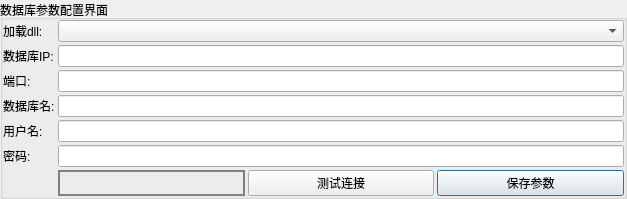
<?xml version="1.0" encoding="UTF-8"?>
<ui version="4.0">
 <class>YtSqlSetting</class>
 <widget class="QDialog" name="YtSqlSetting">
  <property name="geometry">
   <rect>
    <x>0</x>
    <y>0</y>
    <width>627</width>
    <height>191</height>
   </rect>
  </property>
  <property name="windowTitle">
   <string>Dialog</string>
  </property>
  <layout class="QGridLayout" name="gridLayout">
   <property name="leftMargin">
    <number>0</number>
   </property>
   <property name="topMargin">
    <number>0</number>
   </property>
   <property name="rightMargin">
    <number>0</number>
   </property>
   <property name="bottomMargin">
    <number>0</number>
   </property>
   <property name="spacing">
    <number>3</number>
   </property>
   <item row="0" column="0">
    <widget class="QGroupBox" name="groupBox">
     <property name="title">
      <string>数据库参数配置界面</string>
     </property>
     <layout class="QGridLayout" name="gridLayout_2" columnstretch="0,1,1,1">
      <property name="leftMargin">
       <number>0</number>
      </property>
      <property name="topMargin">
       <number>0</number>
      </property>
      <property name="rightMargin">
       <number>0</number>
      </property>
      <property name="bottomMargin">
       <number>0</number>
      </property>
      <property name="spacing">
       <number>3</number>
      </property>
      <item row="0" column="1" colspan="3">
       <widget class="QComboBox" name="comboBox"/>
      </item>
      <item row="1" column="0">
       <widget class="QLabel" name="label_4">
        <property name="text">
         <string>数据库IP:</string>
        </property>
        <property name="alignment">
         <set>Qt::AlignLeading|Qt::AlignLeft|Qt::AlignVCenter</set>
        </property>
       </widget>
      </item>
      <item row="5" column="1" colspan="3">
       <widget class="QLineEdit" name="DB_USER"/>
      </item>
      <item row="6" column="0">
       <widget class="QLabel" name="label_3">
        <property name="text">
         <string>密码:</string>
        </property>
        <property name="alignment">
         <set>Qt::AlignLeading|Qt::AlignLeft|Qt::AlignVCenter</set>
        </property>
       </widget>
      </item>
      <item row="7" column="3">
       <widget class="QPushButton" name="SaveParam">
        <property name="text">
         <string>保存参数</string>
        </property>
       </widget>
      </item>
      <item row="5" column="0">
       <widget class="QLabel" name="label_2">
        <property name="text">
         <string>用户名:</string>
        </property>
        <property name="alignment">
         <set>Qt::AlignLeading|Qt::AlignLeft|Qt::AlignVCenter</set>
        </property>
       </widget>
      </item>
      <item row="2" column="0">
       <widget class="QLabel" name="label_5">
        <property name="text">
         <string>端口:</string>
        </property>
        <property name="alignment">
         <set>Qt::AlignLeading|Qt::AlignLeft|Qt::AlignVCenter</set>
        </property>
       </widget>
      </item>
      <item row="0" column="0">
       <widget class="QLabel" name="label">
        <property name="text">
         <string>加载dll:</string>
        </property>
        <property name="alignment">
         <set>Qt::AlignLeading|Qt::AlignLeft|Qt::AlignVCenter</set>
        </property>
       </widget>
      </item>
      <item row="2" column="1" colspan="3">
       <widget class="QLineEdit" name="DB_PORT"/>
      </item>
      <item row="4" column="0">
       <widget class="QLabel" name="label_6">
        <property name="text">
         <string>数据库名:</string>
        </property>
        <property name="alignment">
         <set>Qt::AlignLeading|Qt::AlignLeft|Qt::AlignVCenter</set>
        </property>
       </widget>
      </item>
      <item row="7" column="1">
       <widget class="QLabel" name="Status">
        <property name="styleSheet">
         <string notr="true">border: 2px solid gray;</string>
        </property>
        <property name="text">
         <string/>
        </property>
       </widget>
      </item>
      <item row="7" column="2">
       <widget class="QPushButton" name="TestConnect">
        <property name="text">
         <string>测试连接</string>
        </property>
       </widget>
      </item>
      <item row="1" column="1" colspan="3">
       <widget class="QLineEdit" name="DB_IP"/>
      </item>
      <item row="6" column="1" colspan="3">
       <widget class="QLineEdit" name="DB_PASSWORD"/>
      </item>
      <item row="4" column="1" colspan="3">
       <widget class="QLineEdit" name="DB_NAME"/>
      </item>
     </layout>
    </widget>
   </item>
  </layout>
 </widget>
 <resources/>
 <connections/>
</ui>
